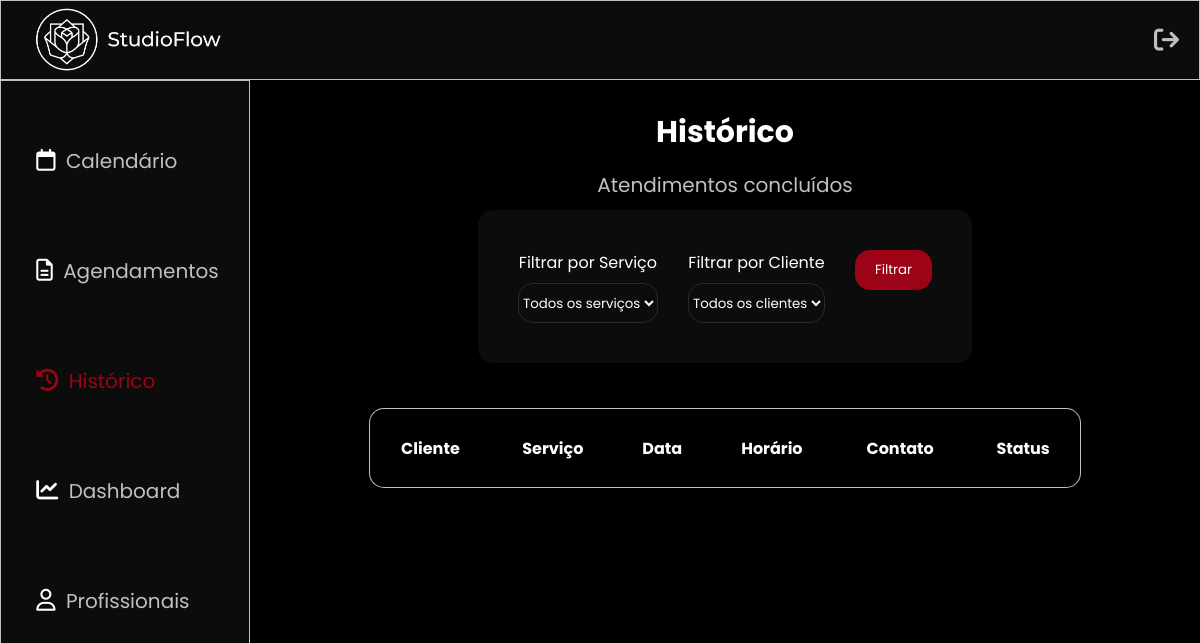
Before: /frontend/admin/historico.php with the older database file.
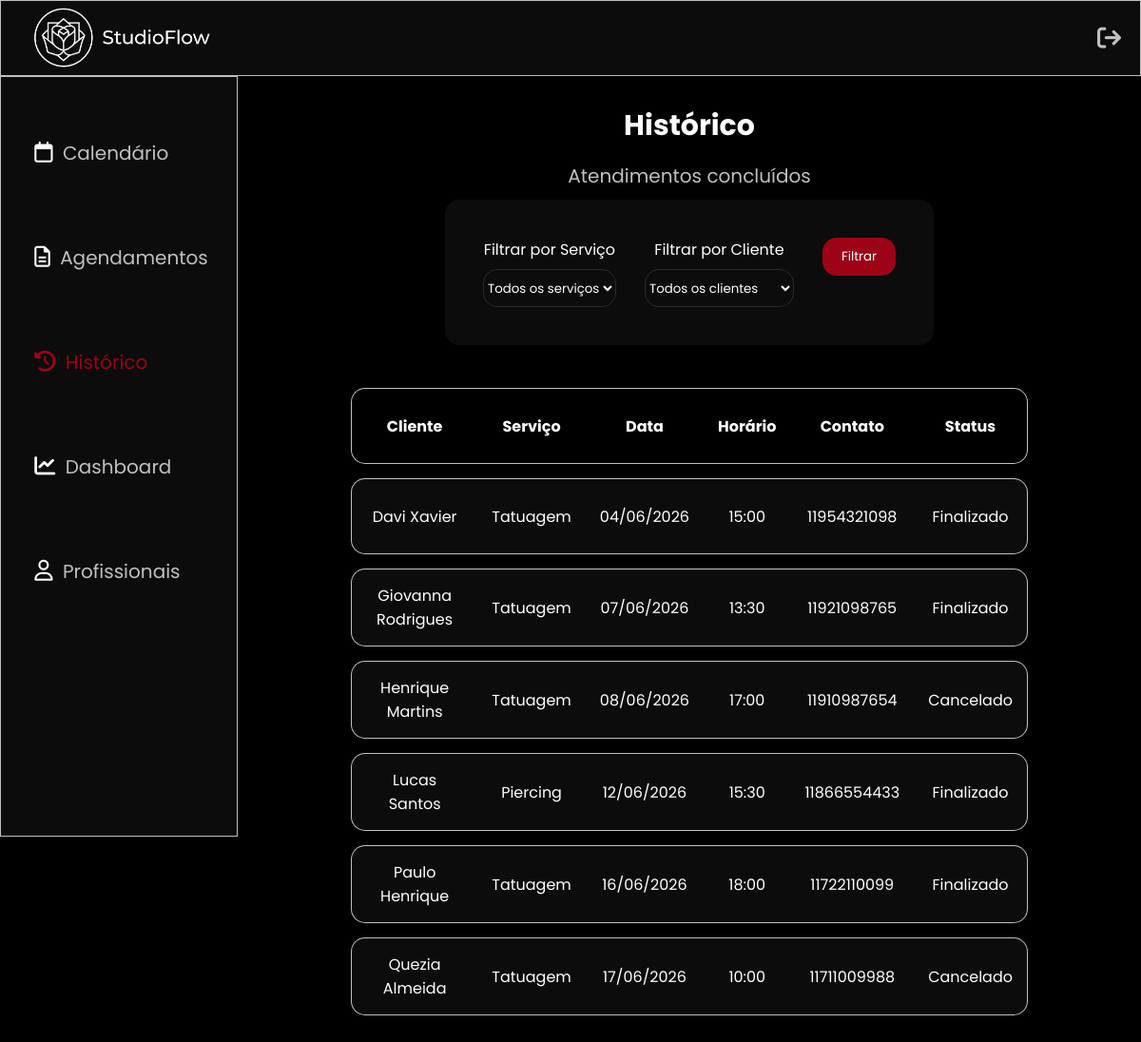
After: the same page with the newer database file.
### tables this page shows
CREATE TABLE agendamento (
    id_agendamento INT AUTO_INCREMENT PRIMARY KEY,
    id_cliente INT NOT NULL,
    id_profissional INT NOT NULL,
    id_servicos INT NOT NULL,
    data_agen DATE NOT NULL,
    horario TIME NOT NULL,
    status_agendamento ENUM('pendente', 'confirmado', 'cancelado', 'finalizado') 
        DEFAULT 'pendente',

    FOREIGN KEY (id_cliente) REFERENCES cliente(id_cliente),
    FOREIGN KEY (id_profissional) REFERENCES profissional(id_profissional),
    FOREIGN KEY (id_servicos) REFERENCES servicos(id_servicos)
);

CREATE TABLE cliente (
    id_cliente INT AUTO_INCREMENT PRIMARY KEY,
    nome VARCHAR(100) NOT NULL,
    contato_cliente VARCHAR(11) NOT NULL,
    data_nasc DATE NOT NULL
);

CREATE TABLE servicos (
    id_servicos INT AUTO_INCREMENT PRIMARY KEY,
    tipo_servico ENUM('tatuagem', 'piercing') NOT NULL,
    estilo ENUM('fineline','realista','old_school','flash_tattoo','anime','lettering','blackout','cobertura'),
    regiao VARCHAR(20) NOT NULL,
    quantidade INT
);

### frontend/admin/historico.php (the view, shortened to what this page needs)
<?php
require_once '../../backend/conexao.php';
$sql = "SELECT
    agendamento.id_agendamento,
    cliente.nome,
    cliente.contato_cliente,
    servicos.tipo_servico,
    agendamento.data_agen,
    agendamento.horario,
    agendamento.status_agendamento
    FROM agendamento INNER JOIN cliente ON agendamento.id_cliente = cliente.id_cliente
    INNER JOIN servicos ON agendamento.id_servicos = servicos.id_servicos
    WHERE agendamento.status_agendamento IN ('finalizado','cancelado')";
$params = [];
$stmt = $pdo->prepare($sql);
$stmt->execute($params);
?>
<!DOCTYPE html>
<html lang="en">
<head>
    <link rel="stylesheet" href="../../assets/css/admin.css">
    <link rel="stylesheet" href="https://cdnjs.cloudflare.com/ajax/libs/font-awesome/6.5.0/css/all.min.css">
</head>
<body>
    <header>
        <nav class="topbar">
            <a href="../index.php"><img src="../../assets/img/logo/logo-white.png" alt="StudioFlow" class="logo"></a>
            <a href="../login.php" class="logout"><i class="fa-solid fa-arrow-right-from-bracket"></i></a>
        </nav>
    </header>
    <aside>
        <nav class="sidebar">
            <div class="nav-links">
                <a href="calendario.php"><i class="fa-regular fa-calendar icon"></i> Calendário</a>
                <a href="agendamentos.php"><i class="fa-regular fa-file-lines icon"></i> Agendamentos</a>
                <a href="historico.php" style="color: var(--red);"><i class="fa-solid fa-clock-rotate-left icon" style="color: var(--red);"></i> Histórico</a>
                <a href="dashboard.php"><i class="fa-solid fa-chart-line icon"></i> Dashboard</a>
                <a href="profissionais.php"><i class="fa-regular fa-user icon"></i> Profissionais</a>
            </div>
        </nav>
    </aside>
    <main>
        <h2>Histórico</h2>
        <p>Atendimentos concluídos</p>
        <form method="GET">
    <div class="box-filter">
        <div class="filter">
            <label>Filtrar por Serviço</label>
            <select name="servico">
            <option value="">Todos os serviços</option>
            </select>
        </div>
        <div class="filter">
            <label>Filtrar por Cliente</label>
            <select name="cliente">
            <option value="">Todos os clientes</option>
            </select>
        </div>
        <div class="filter">
            <button type="submit" class="btn">Filtrar</button>
        </div>
    </div>
</form>
 <table>
     <thead>
         <tr>
            <th>Cliente</th>
            <th>Serviço</th>
            <th>Data</th>
            <th>Horário</th>
            <th>Contato</th>
            <th>Status</th>
         </tr>
     </thead>
     <tbody>
       <?php while($row = $stmt->fetch()) { ?>
       <tr>
         <td><?php echo htmlspecialchars($row['nome']); ?></td>
         <td><?php echo ucfirst(htmlspecialchars($row['tipo_servico'])); ?></td>
         <td><?php echo date('d/m/Y', strtotime($row['data_agen'])); ?></td>
         <td><?php echo date('H:i', strtotime($row['horario'])); ?></td>
         <td><?php echo htmlspecialchars($row['contato_cliente']); ?></td>
         <td><?php echo ucfirst(htmlspecialchars($row['status_agendamento'])); ?></td>
       </tr>
       <?php } ?>
  </tbody>
 </table>
</main>
</body>
</html>

Changed rows visible on the page:
added agendamento: id_cliente.nome "Davi Xavier", id_servicos.tipo_servico "Tatuagem", data_agen "04/06/2026", horario "15:00", id_cliente.contato_cliente "11954321098", status_agendamento "Finalizado"
added agendamento: id_cliente.nome "Giovanna Rodrigues", id_servicos.tipo_servico "Tatuagem", data_agen "07/06/2026", horario "13:30", id_cliente.contato_cliente "11921098765", status_agendamento "Finalizado"
added agendamento: id_cliente.nome "Henrique Martins", id_servicos.tipo_servico "Tatuagem", data_agen "08/06/2026", horario "17:00", id_cliente.contato_cliente "11910987654", status_agendamento "Cancelado"
added agendamento: id_cliente.nome "Lucas Santos", id_servicos.tipo_servico "Piercing", data_agen "12/06/2026", horario "15:30", id_cliente.contato_cliente "11866554433", status_agendamento "Finalizado"
added agendamento: id_cliente.nome "Paulo Henrique", id_servicos.tipo_servico "Tatuagem", data_agen "16/06/2026", horario "18:00", id_cliente.contato_cliente "11722110099", status_agendamento "Finalizado"
added agendamento: id_cliente.nome "Quezia Almeida", id_servicos.tipo_servico "Tatuagem", data_agen "17/06/2026", horario "10:00", id_cliente.contato_cliente "11711009988", status_agendamento "Cancelado"
